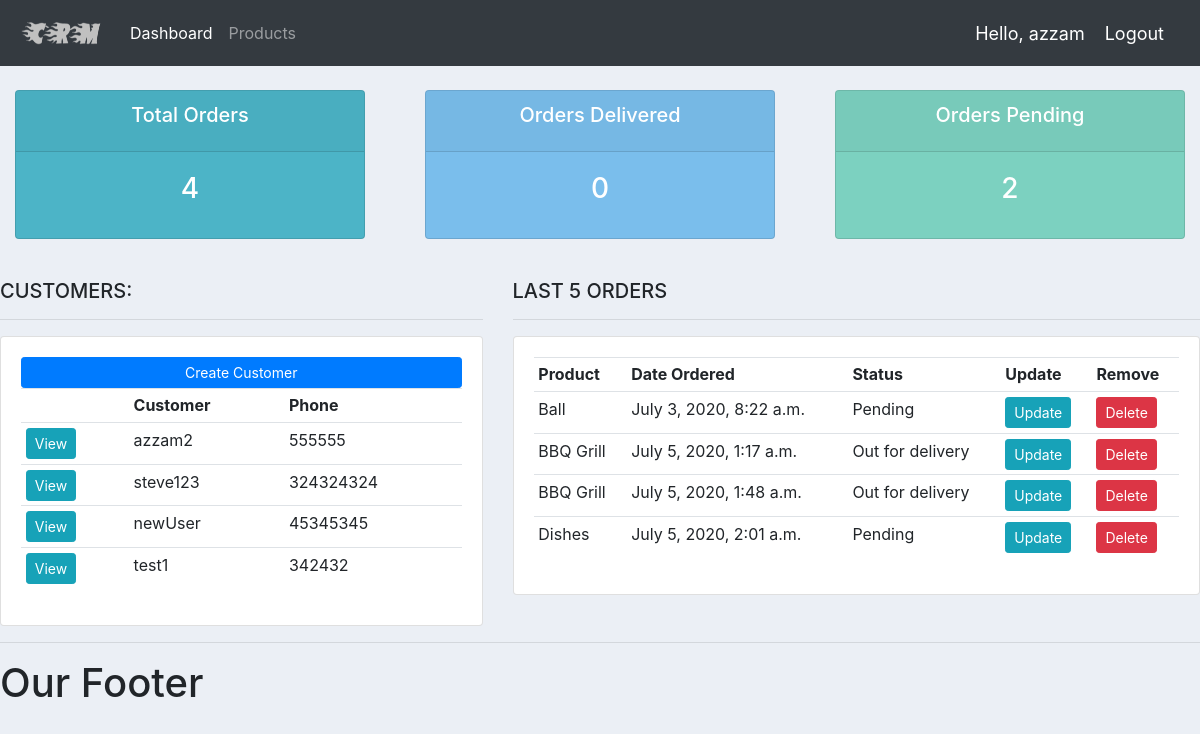
The app's page / (signed in) with its own data.
### accounts/models.py (models this page shows, shortened)
class Customer(models.Model):
    user = models.OneToOneField(User, null=True, blank=True, on_delete = models.CASCADE)
    name = models.CharField(max_length = 200, null = True)
    phone = models.CharField(max_length = 200, null = True)
    email = models.CharField(max_length = 200, null = True)
    profile_pic = models.ImageField(default='profile1.jpg', null=True, blank=True)
    date_created = models.DateTimeField(auto_now_add=True)

class Order(models.Model):
    STATUS = (
        ('Pending','Pending'),
        ('Out for delivery','Out for delivery'),
        ('Delivered','Delivered')
    )
    customer = models.ForeignKey(Customer, null = True, on_delete = models.SET_NULL)
    product = models.ForeignKey(Product, null = True, on_delete = models.SET_NULL)
    date_created = models.DateTimeField(auto_now_add=True)
    status = models.CharField(max_length = 200, null = True, choices=STATUS)
    note = models.CharField(max_length = 200, null = True)

class Product(models.Model):
    CATEGORY = (
        ('Indoor','Indoor'),
        ('Out Door','Out Door'),
    )
    name = models.CharField(max_length = 200, null = True)
    price = models.FloatField(null = True)
    category = models.CharField(max_length = 200, null = True, choices=CATEGORY)
    description = models.CharField(max_length = 200, null = True, blank=True)
    date_created = models.DateTimeField(auto_now_add=True)
    tags = models.ManyToManyField(Tag)
    def __str__(self):
        return self.name

### accounts/decorators.py (the view)
    def wrapper_function(request, *args, **kwargs):
        group = None
        if request.user.groups.exists():
            group = request.user.groups.all()[0].name
        if group == 'customer':
            return redirect('user-page')
        if group == 'admin':
            return view_func(request, *args, **kwargs)

### accounts/views.py (called while the page is built)
@login_required(login_url = 'login')
@admin_only
def home(request):
    orders = Order.objects.all()
    customers = Customer.objects.all()
    total_customers = customers.count()
    total_orders = orders.count()
    delivered = orders.filter(status= 'Delivered').count()
    pending = orders.filter(status= 'Pending').count()
    context = {
        'orders': orders,
        'customers': customers,
        'total_customers':total_customers,
        'total_orders':total_orders,
        'delivered':delivered,
        'pending':pending,
    }
    return render(request, 'accounts/dashboard.html', context)

### accounts/templates/accounts/dashboard.html
{% extends 'accounts/main.html' %}
{% block content%}
{% include 'accounts/status.html' %}
<br>
<div class="row">
    <div class="col-md-5">
        <h5>CUSTOMERS:</h5>
        <hr>
        <div class="card card-body">
            <a href="#" class="btn btn-primary btn-sm btn-block">
                Create Customer
            </a>
            <table class="table table-sm">
                <tr>
                    <th></th>
                    <th>Customer</th>
                    <th>Phone</th>
                    {% for customer in customers %}
                    <tr>
                        <td><a class="btn btn-sm btn-info" href="{% url 'customer' customer.id %}">View</a></td>
                        <td>{{ customer.name}}</td>
                        <td>{{ customer.phone}}</td>
                    </tr>
                    {% endfor %}
                </tr>
            </table>
        </div>
    </div>
    <div class="col-md-7">
        <h5>LAST 5 ORDERS</h5>
        <hr>
        <div class="card card-body">
            <table class="table table-sm">
                <tr>
                    <th>Product</th>
                    <th>Date Ordered</th>
                    <th>Status</th>
                    <th>Update</th>
                    <th>Remove</th>
                </tr>
                {% for order in orders %}
                <tr>
                    <td>{{ order.product}}</td>
                    <td>{{ order.date_created}}</td>
                    <td>{{ order.status}}</td>
                    <td> <a class="btn btn-sm btn-info" href="{% url 'update_order' order.id %}">Update</a> </td>
                    <td> <a class="btn btn-sm btn-danger" href="{% url 'delete_order' order.id %}">Delete</a> </td>
                </tr>
                {% endfor %}
            </table>
        </div>
    </div>
</div>
{% endblock content %}

### accounts/templates/accounts/main.html (shortened to what this page needs)
{% load static %}
<!DOCTYPE html>
<html lang="en">
<head>
   <link rel="stylesheet" href="https://stackpath.bootstrapcdn.com/bootstrap/4.5.0/css/bootstrap.min.css">
    <link rel="stylesheet" href="{% static '/css/main.css' %}">
</head>
<body>
    {% include 'accounts/navbar.html' %}
    {% block content%}
    {% endblock content%}
    <hr>
    <h1>Our Footer</h1>
</body>
</html>

### accounts/templates/accounts/navbar.html (shortened to what this page needs)
{% load static %}
<nav class="navbar navbar-expand-lg navbar-dark bg-dark">
    <a class="navbar-brand" href="{% url 'home' %}">
      <img src="{% static 'images/logo.png' %}" alt="logo" width="90px" height="40px">
    </a>
    <div class="collapse navbar-collapse" id="navbarNavAltMarkup">
      <div class="navbar-nav">
        {% if request.user.is_staff %}
          <a class="nav-item nav-link active" href="{% url 'home' %}">Dashboard</a>
          <a class="nav-item nav-link" href="{% url 'products' %}">Products</a>
        {% else %}
          <a class="nav-item nav-link" href="{% url 'account' %}">Settings</a>
        {% endif %}
      </div>
    </div>
    <span class="hello-msg">Hello, {{request.user}}</span>
    <span><a  class="hello-msg" href="{% url 'logout' %}">Logout</a></span>
  </nav>

### accounts/templates/accounts/status.html
<br>
<div class="row">
    <div class="col">
            <div class="col-md">
                <div class="card text-center text-white mb-3" id="total-orders">
                    <div class="card-header">
                        <h5 class="card-title">Total Orders</h5>
                    </div>
                    <div class="card-body">
                        <h3 class="card-title">{{ total_orders}}</h3>
                    </div>
                </div>
        </div>
    </div>
    <div class="col">
        <div class="col-md">
            <div class="card text-center text-white mb-3" id="orders-delivered">
                <div class="card-header">
                    <h5 class="card-title">Orders Delivered</h5>
                </div>
                <div class="card-body">
                    <h3 class="card-title">{{ delivered}}</h3>
                </div>
            </div>
        </div>
    </div>
    <div class="col">
        <div class="col-md">
            <div class="card text-center text-white mb-3" id="orders-pending">
                <div class="card-header">
                    <h5 class="card-title">Orders Pending</h5>
                </div>
                <div class="card-body">
                    <h3 class="card-title">{{ pending}}</h3>
                </div>
            </div>
        </div>
    </div>
</div>

### static/css/main.css (style rules this page uses)
body { background-color: #ebeff5; }
#total-orders { background-color: #4cb4c7; }
#orders-delivered { background-color: #7abeec; }
#orders-pending { background-color: #7CD1C0; }

### accounts/templates/accounts/navbar.html (style rules this page uses)
.hello-msg { font-size: 18px; color: #fff; margin-right: 20px; }

### records on screen
Customer: name "azzam2", phone "555555"
Customer: name "steve123", phone "324324324"
Customer: name "newUser", phone "45345345"
Customer: name "test1", phone "342432"
Order: product "Ball", date_created "July 3, 2020, 8:22 a.m.", status "Pending"
Order: product "BBQ Grill", date_created "July 5, 2020, 1:17 a.m.", status "Out for delivery"
Order: product "BBQ Grill", date_created "July 5, 2020, 1:48 a.m.", status "Out for delivery"
Order: product "Dishes", date_created "July 5, 2020, 2:01 a.m.", status "Pending"

### other values on screen
{{ request.user }} "azzam"
{{ total_orders }} "4"
{{ delivered }} "0"
{{ pending }} "2"
